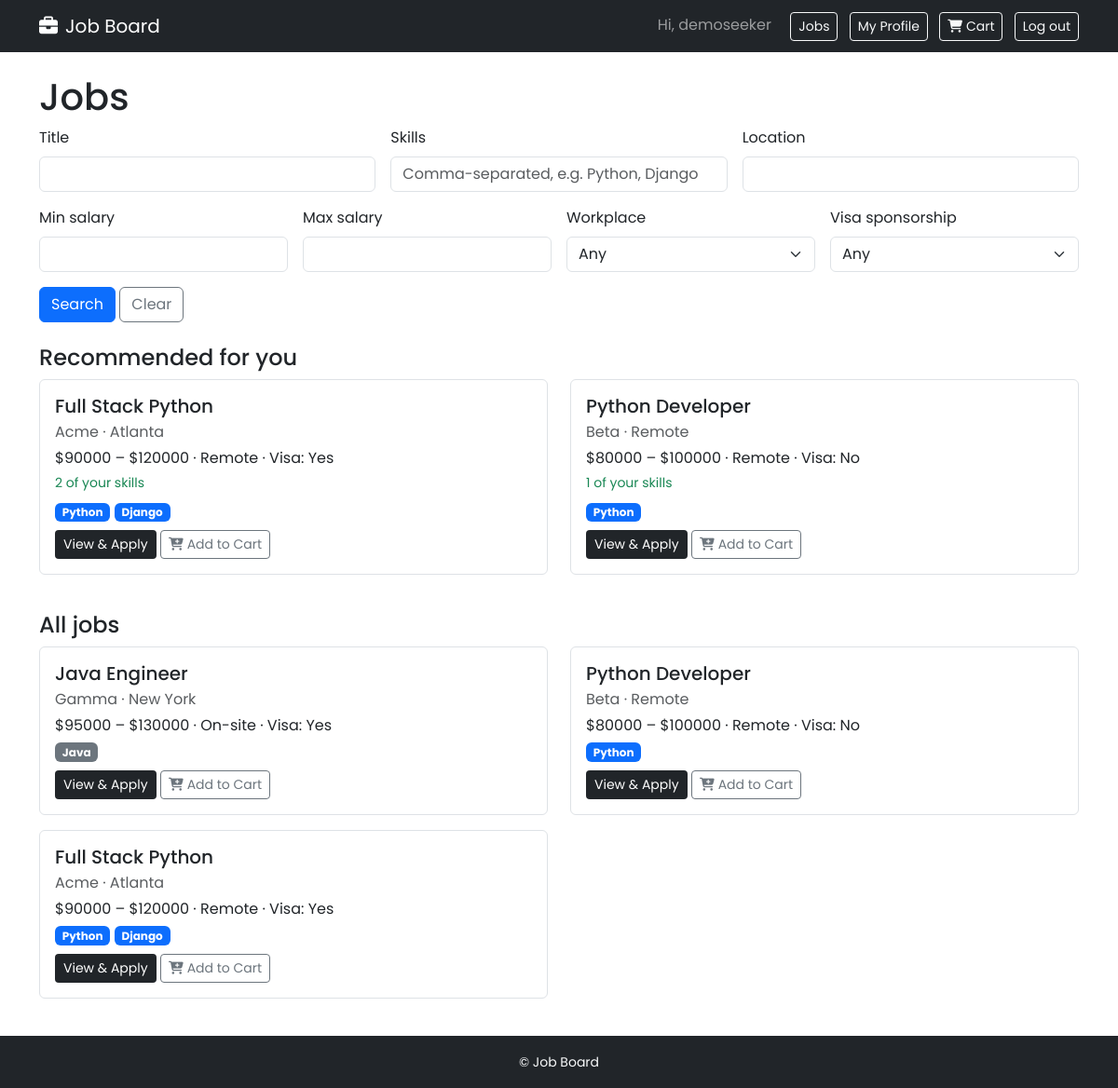
Page /jobs/ (signed in) on the committed database.
### jobs/models.py (models this page shows, shortened)
class Job(models.Model):
    REMOTE = 'remote'
    ONSITE = 'onsite'
    WORKPLACE_CHOICES = [
        (REMOTE, 'Remote'),
        (ONSITE, 'On-site'),
    ]
    title = models.CharField(max_length=200)
    company = models.CharField(max_length=200)
    description = models.TextField(blank=True)
    skills = models.ManyToManyField('profiles.Skill', blank=True)
    location = models.CharField(max_length=200)
    latitude = models.DecimalField(max_digits=9, decimal_places=6, null=True, blank=True)
    longitude = models.DecimalField(max_digits=9, decimal_places=6, null=True, blank=True)
    salary_min = models.PositiveIntegerField()
    salary_max = models.PositiveIntegerField()
    workplace = models.CharField(max_length=20, choices=WORKPLACE_CHOICES)
    visa_sponsorship = models.BooleanField(default=False)
    posted_by = models.ForeignKey(User, on_delete=models.CASCADE, related_name='jobs')
    created_at = models.DateTimeField(auto_now_add=True)

### profiles/models.py (models this page shows, shortened)
class Skill(models.Model):
    name = models.CharField(max_length=50, unique=True)

### jobs/views.py (the view)
# urls.py: path('', views.index, name='cart.index'),
@job_seeker_required
def index(request):
    profile, _created = Profile.objects.get_or_create(user=request.user)
    profile_skill_ids = set(profile.skills.values_list('id', flat=True))
    skill_ids = list(profile_skill_ids)
    title = request.GET.get('title', '').strip()
    skills_param = request.GET.get('skills', '').strip()
    location = request.GET.get('location', '').strip()
    salary_min_param = request.GET.get('salary_min', '').strip()
    salary_max_param = request.GET.get('salary_max', '').strip()
    workplace = request.GET.get('workplace', '').strip()
    visa = request.GET.get('visa', '').strip()
    has_filters = any([
        title,
        skills_param,
        location,
        salary_min_param,
        salary_max_param,
        workplace in (Job.REMOTE, Job.ONSITE),
        visa in ('yes', 'no'),
    ])
    recommended = []
    jobs = Job.objects.prefetch_related('skills').order_by('-created_at')
    if has_filters:
        if title:
            jobs = jobs.filter(title__icontains=title)
        if skills_param:
            for name in [s.strip() for s in skills_param.split(',') if s.strip()]:
                jobs = jobs.filter(skills__name__iexact=name)
        if location:
            jobs = jobs.filter(location__icontains=location)
        seeker_min = _parse_int(salary_min_param) if salary_min_param else None
        seeker_max = _parse_int(salary_max_param) if salary_max_param else None
        if seeker_min is not None:
            jobs = jobs.filter(salary_max__gte=seeker_min)
        if seeker_max is not None:
            jobs = jobs.filter(salary_min__lte=seeker_max)
        if workplace in (Job.REMOTE, Job.ONSITE):
            jobs = jobs.filter(workplace=workplace)
        if visa == 'yes':
            jobs = jobs.filter(visa_sponsorship=True)
        elif visa == 'no':
            jobs = jobs.filter(visa_sponsorship=False)
        jobs = jobs.distinct()
    else:
        if skill_ids:
            recommended = (
                Job.objects
                .annotate(match_count=Count('skills', filter=Q(skills__in=skill_ids), distinct=True))
                .filter(match_count__gt=0)
                .prefetch_related('skills')
                .order_by('-match_count', '-created_at')
            )
    template_data = {}
    template_data['title'] = 'Jobs'
    template_data['profile'] = profile
    template_data['profile_skill_ids'] = profile_skill_ids
    template_data['has_skills'] = bool(skill_ids)
    template_data['has_filters'] = has_filters
    template_data['recommended'] = recommended
    template_data['jobs'] = jobs
    template_data['filters'] = {
        'title': title,
        'skills': skills_param,
        'location': location,
        'salary_min': salary_min_param,
        'salary_max': salary_max_param,
        'workplace': workplace,
        'visa': visa,
    }
    return render(request, 'jobs/index.html', {'template_data': template_data})

### accounts/permissions.py (called while the page is built)
def is_recruiter(user):
    return (user.is_authenticated and
            UserRole.objects.filter(user=user, role=UserRole.RECRUITER).exists())

def job_seeker_required(view):
    @login_required
    @wraps(view)
    def wrapper(request, *args, **kwargs):
        if is_recruiter(request.user):
            return redirect('home.index')
        return view(request, *args, **kwargs)
    return wrapper

### jobs/templates/jobs/index.html (shortened to what this page needs)
{% extends "base.html" %}
{% block content %}
{% with filters=template_data.filters %}
<h1>Jobs</h1>
<form method="get" class="row g-3 mb-4">
  <div class="col-md-4">
    <label for="title" class="form-label">Title</label>
    <input type="text" class="form-control" id="title" name="title" value="{{ filters.title }}">
  </div>
  <div class="col-md-4">
    <label for="skills" class="form-label">Skills</label>
    <input type="text" class="form-control" id="skills" name="skills"
           value="{{ filters.skills }}" placeholder="Comma-separated, e.g. Python, Django">
  </div>
  <div class="col-md-4">
    <label for="location" class="form-label">Location</label>
    <input type="text" class="form-control" id="location" name="location" value="{{ filters.location }}">
  </div>
  <div class="col-md-3">
    <label for="salary_min" class="form-label">Min salary</label>
    <input type="number" class="form-control" id="salary_min" name="salary_min" value="{{ filters.salary_min }}">
  </div>
  <div class="col-md-3">
    <label for="salary_max" class="form-label">Max salary</label>
    <input type="number" class="form-control" id="salary_max" name="salary_max" value="{{ filters.salary_max }}">
  </div>
  <div class="col-md-3">
    <label for="workplace" class="form-label">Workplace</label>
    <select class="form-select" id="workplace" name="workplace">
      <option value="">Any</option>
    </select>
  </div>
  <div class="col-md-3">
    <label for="visa" class="form-label">Visa sponsorship</label>
    <select class="form-select" id="visa" name="visa">
      <option value="">Any</option>
    </select>
  </div>
  <div class="col-12">
    <button type="submit" class="btn btn-primary">Search</button>
    <a href="{% url 'jobs.index' %}" class="btn btn-outline-secondary">Clear</a>
  </div>
</form>
{% if not template_data.has_filters %}
  <h2 class="h4 mt-4">Recommended for you</h2>
  {% if not template_data.has_skills %}
    <p class="text-muted">
      Add skills to your profile to get job recommendations.
      <a href="{% url 'profiles.edit' %}">Edit profile</a>
    </p>
  {% elif template_data.recommended %}
    <div class="row">
      {% for job in template_data.recommended %}
        <div class="col-md-6 mb-3">
          <div class="border rounded p-3 h-100">
            <h3 class="h5 mb-1">{{ job.title }}</h3>
            <p class="mb-1 text-muted">{{ job.company }} &middot; {{ job.location }}</p>
            <p class="mb-1">
              ${{ job.salary_min }} – ${{ job.salary_max }}
              &middot; {{ job.get_workplace_display }}
              &middot; Visa: {% if job.visa_sponsorship %}Yes{% else %}No{% endif %}
            </p>
            <p class="mb-2 small text-success">{{ job.match_count }} of your skills</p>
            {% for skill in job.skills.all %}
              {% if skill.id in template_data.profile_skill_ids %}
                <span class="badge bg-primary">{{ skill.name }}</span>
              {% else %}
                <span class="badge bg-secondary">{{ skill.name }}</span>
              {% endif %}
            {% endfor %}
            <div class="mt-2">
              <a href="{% url 'jobs.show' id=job.id %}"
                class="btn btn-sm bg-dark text-white">View &amp; Apply</a>
              <form method="POST" action="{% url 'cart.add' id=job.id %}"
                class="d-inline">
                <button type="submit" class="btn btn-sm btn-outline-secondary">
                  <i class="fas fa-cart-plus me-1"></i>Add to Cart</button>
              </form>
            </div>
          </div>
        </div>
      {% endfor %}
    </div>
  {% else %}
    <p class="text-muted">No matching recommendations yet.</p>
  {% endif %}
  <h2 class="h4 mt-4">All jobs</h2>
{% else %}
  <h2 class="h4 mt-4">Search results</h2>
{% endif %}
{% if template_data.jobs %}
  <div class="row">
    {% for job in template_data.jobs %}
      <div class="col-md-6 mb-3">
        <div class="border rounded p-3 h-100">
          <h3 class="h5 mb-1">{{ job.title }}</h3>
          <p class="mb-1 text-muted">{{ job.company }} &middot; {{ job.location }}</p>
          <p class="mb-1">
            ${{ job.salary_min }} – ${{ job.salary_max }}
            &middot; {{ job.get_workplace_display }}
            &middot; Visa: {% if job.visa_sponsorship %}Yes{% else %}No{% endif %}
          </p>
          {% for skill in job.skills.all %}
            {% if skill.id in template_data.profile_skill_ids %}
              <span class="badge bg-primary">{{ skill.name }}</span>
            {% else %}
              <span class="badge bg-secondary">{{ skill.name }}</span>
            {% endif %}
          {% endfor %}
          <div class="mt-2">
            <a href="{% url 'jobs.show' id=job.id %}"
              class="btn btn-sm bg-dark text-white">View &amp; Apply</a>
            <form method="POST" action="{% url 'cart.add' id=job.id %}"
              class="d-inline">
              <button type="submit" class="btn btn-sm btn-outline-secondary">
                <i class="fas fa-cart-plus me-1"></i>Add to Cart</button>
            </form>
          </div>
        </div>
      </div>
    {% endfor %}
  </div>
{% else %}
  <p class="text-muted">No jobs found.</p>
{% endif %}
{% endwith %}
{% endblock content %}

### secondproject/templates/base.html (shortened to what this page needs)
<!DOCTYPE html>
  {% load static %}
<html lang="en">
  <head>
    <link href="https://cdn.jsdelivr.net/npm/bootstrap@5.3.3/dist/css/bootstrap.min.css"
          rel="stylesheet">
    <link rel="stylesheet"
          href="https://cdnjs.cloudflare.com/ajax/libs/font-awesome/6.1.1/css/all.min.css">
    <link rel="stylesheet" href="{% static 'css/style.css' %}">
  </head>
  <body class="d-flex flex-column min-vh-100">
    <nav class="navbar navbar-expand-lg navbar-dark bg-dark">
      <div class="container">
        <a class="navbar-brand" href="{% url 'home.index' %}">
          <i class="fa-solid fa-briefcase me-2"></i>Job Board
        </a>
         <div class="ms-auto">
          {% if user.is_authenticated %}
            <span class="navbar-text me-3">Hi, {{ user.username }}</span>
            {% if user.role.role != 'recruiter' %}
            <a class="btn btn-outline-light btn-sm me-2" href="{% url 'jobs.index' %}">Jobs</a>
            <a class="btn btn-outline-light btn-sm me-2" href="{% url 'profiles.index' %}">My Profile</a>
            <a class="btn btn-outline-light btn-sm me-2" href="{% url 'cart.index' %}">
              <i class="fas fa-shopping-cart me-1"></i>Cart</a>
            {% endif %}
            <a class="btn btn-outline-light btn-sm" href="{% url 'accounts.logout' %}">Log out</a>
          {% else %}
            <a class="btn btn-outline-light btn-sm me-2" href="{% url 'accounts.login' %}">Log in</a>
            <a class="btn btn-light btn-sm" href="{% url 'accounts.signup' %}">Sign up</a>
          {% endif %}
        </div>
      </div>
    </nav>
    <div class="container flex-grow-1 py-4">
      {% block content %}
      {% endblock content %}
    </div>
    <footer class="bg-dark text-light text-center py-3">
      <small>&copy; Job Board</small>
    </footer>
  </body>
</html>

### secondproject/templates/base.html (style rules this page uses)
body { font-family: 'Poppins', sans-serif; }

### rows in the picture
Job: title "Full Stack Python", company "Acme", location "Atlanta", salary_min "90000", salary_max "120000", workplace "Remote", visa_sponsorship "Yes", match_count "2"
Skill: name "Python"
Skill: name "Django"
Job: title "Python Developer", company "Beta", location "Remote", salary_min "80000", salary_max "100000", workplace "Remote", visa_sponsorship "No", match_count "1"
Job: title "Java Engineer", company "Gamma", location "New York", salary_min "95000", salary_max "130000", workplace "On-site", visa_sponsorship "Yes"
Skill: name "Java"

### other values in the picture
{{ user.username }} "demoseeker"
